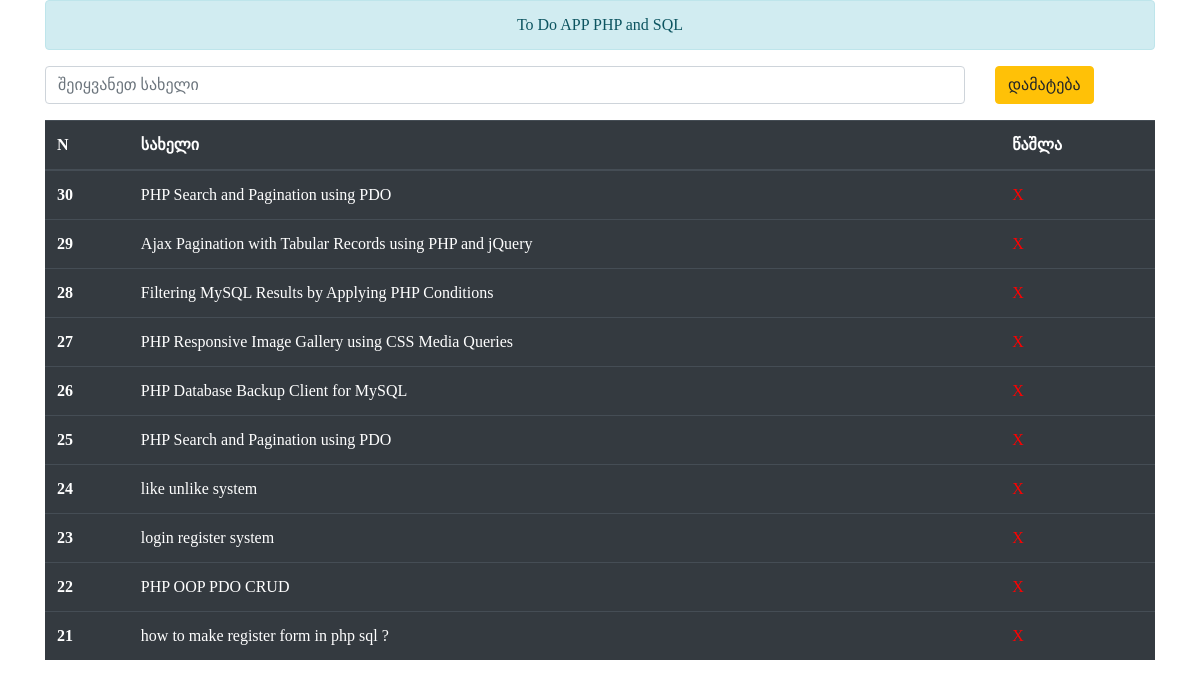
The page / on the database its author committed.
### tables this page shows
CREATE TABLE `todo` (
  `id` int(11) NOT NULL,
  `todoName` varchar(200) NOT NULL
);

### addtodo.php (called while the page is built, shortened)
<?php
	class ToDoApp {
		public function __construct($PDO) {
			$this->db_connect 	= $PDO;
		}
		public function getToDo() {
			$sql = "SELECT * FROM `todo` ORDER BY `id` DESC LIMIT 50 ";
			$stmt = $this->db_connect->query($sql);
			$rows = $stmt -> rowCount();
			if($rows > 0 ) {
				while($todo_rows = $stmt -> fetch(PDO::FETCH_BOTH)) :
						$todoArr[] = $todo_rows;
				endwhile;
				return $todoArr;
			} else {
					$this->count_message = " ჩანაწერები არ არის ";
				return $this->count_message;
			}
		}
	}
?>

### index.php (the view, shortened to what this page needs)
<?php
	$Connect = new Database_Connection();
    $PDO = $Connect->getConnect();
	require_once "addtodo.php";
	$todoApp = new ToDoApp($PDO);
	$todoApp->CheckToDo();
	$todoApp->createToDo();
	$query = $todoApp->getToDo();
?>
<!DOCTYPE html>
<html>
<head>
	<link rel="stylesheet" href="https://stackpath.bootstrapcdn.com/bootstrap/4.4.1/css/bootstrap.min.css">
	<link rel="stylesheet" href="https://stackpath.bootstrapcdn.com/font-awesome/4.7.0/css/font-awesome.min.css">
</head>
<body>
		<div class="container" style="font-family: cursive;">
				<div class="alert alert-info text-center" role="alert">
  					To Do APP PHP and SQL
				</div>
					<form action="#" method="POST">
					  <div class="row">
					    <div class="col-md-10">
					      <input type="text" name="todoName" class="form-control" placeholder="შეიყვანეთ სახელი">
					    </div>
					    <div class="col-md-2 mb-3">
					      	<button type="submit" class="btn btn-warning"> დამატება </button>
					    </div>
					  </div>
					</form>
				<table class="table table-dark" >
				  <thead>
				    <tr>
				      <th scope="col"> N </th>
				      <th scope="col"> სახელი </th>
				      <th scope="col"> წაშლა </th>
				    </tr>
				  </thead>
				  <tbody>
				<?php foreach($query as $todo) : ?>
				    <tr>
				      <th scope="row"> <?=$todo['id'];?> </th>
			      	<?php if(mb_strlen($todo['todoName']) > 150 ) : ?>
				      	<td> <span style=""> <?=mb_substr($todo['todoName'],0,30).'...';?> </span> </td>
				    <?php else : ?>
				      		<td> <span style=""> <?=$todo['todoName'];?> </span> </td>
				    <?php endif;?>
				      <td> <a href="delete.php?action=delete-to-do&id=<?=$todo['id'];?>" style="color: red;"> X </a> </td>
				    </tr>
				<?php endforeach;?>
				  </tbody>
				</table>
		</div>
</body>
</html>

### index.php (style rules this page uses)
::placeholder { font-family: cursive; }

### rows shown on the page
todo: id "30", todoName "PHP Search and Pagination using PDO"
todo: id "29", todoName "Ajax Pagination with Tabular Records using PHP and jQuery"
todo: id "28", todoName "Filtering MySQL Results by Applying PHP Conditions"
todo: id "27", todoName "PHP Responsive Image Gallery using CSS Media Queries"
todo: id "26", todoName "PHP Database Backup Client for MySQL"
todo: id "25", todoName "PHP Search and Pagination using PDO"
todo: id "24", todoName "like unlike system"
todo: id "23", todoName "login register system"
todo: id "22", todoName "PHP OOP PDO CRUD"
todo: id "21", todoName "how to make register form in php sql ?"
